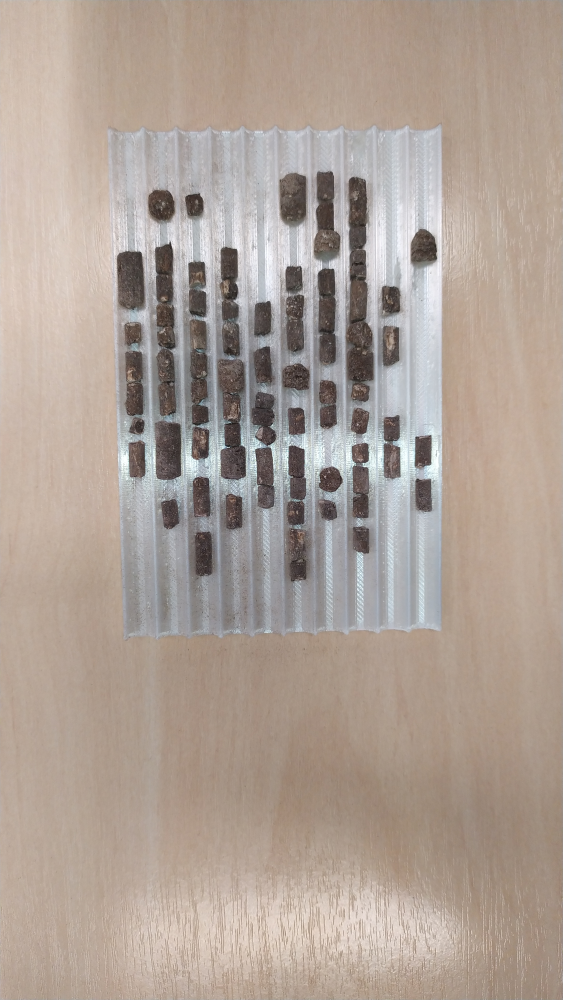
#> input picture peletes/img/2.jpg, 2250 x 4000 px (shown at 1/4 size)
$ python main.py   (older library calls are emulated)
#> lines starting #> are read from the running program, lines starting #| are printed output that depends on the picture
#> in main, neuromorphicImage is the input picture: shape (4000, 2250, 3); mean B, G, R 150.4, 160.2, 173.8
import os
import cv2
import sys
import struct
import copy
import numpy as np
from scipy import  signal
import matplotlib.pyplot as plt


class processPeletes:

    def avg(img, kernel=(5,5)):
        return cv2.blur(img, kernel)

    def median(img,kernelSize=3):
         return cv2.medianBlur(img, kernelSize)

    def sobel(img, flagGaussianFilter=False):
        #edge detection using sobel operator
        # converting to gray scale
#> called with flagGaussianFilter = False
        gray = cv2.cvtColor(img, cv2.COLOR_BGR2GRAY)
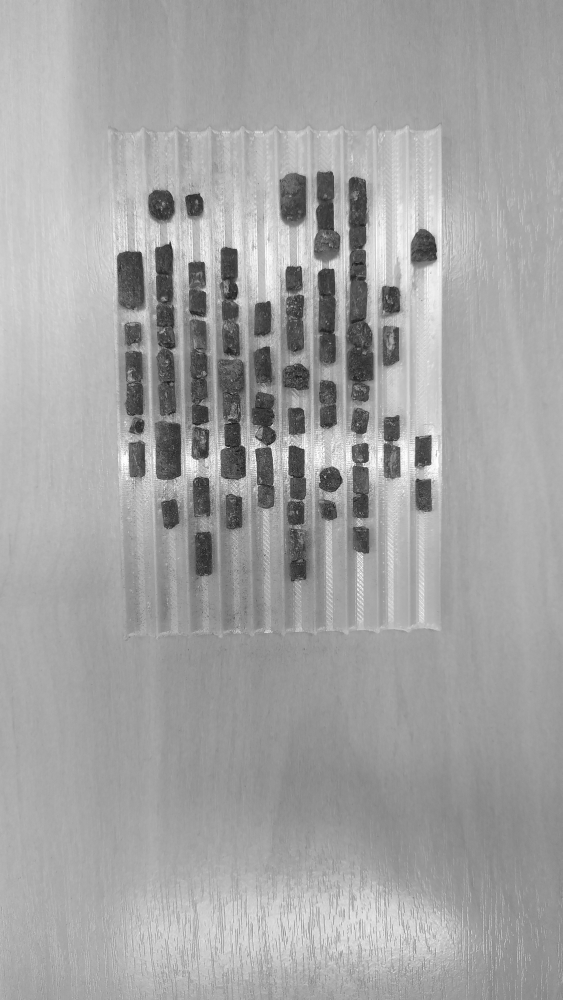
#> gray: shape (4000, 2250) (shown at 1/4 size); min 2, max 255, mean 163.1

        # remove noise
        if flagGaussianFilter:
            img = processPeletes.gaussian(img)

        # convolute with proper kernels
        #sobelx = cv2.Sobel(img,cv2.CV_64F,1,0,ksize=5)  # x
        sobely = cv2.Sobel(gray,cv2.CV_64F,0,1,ksize=3)  # y
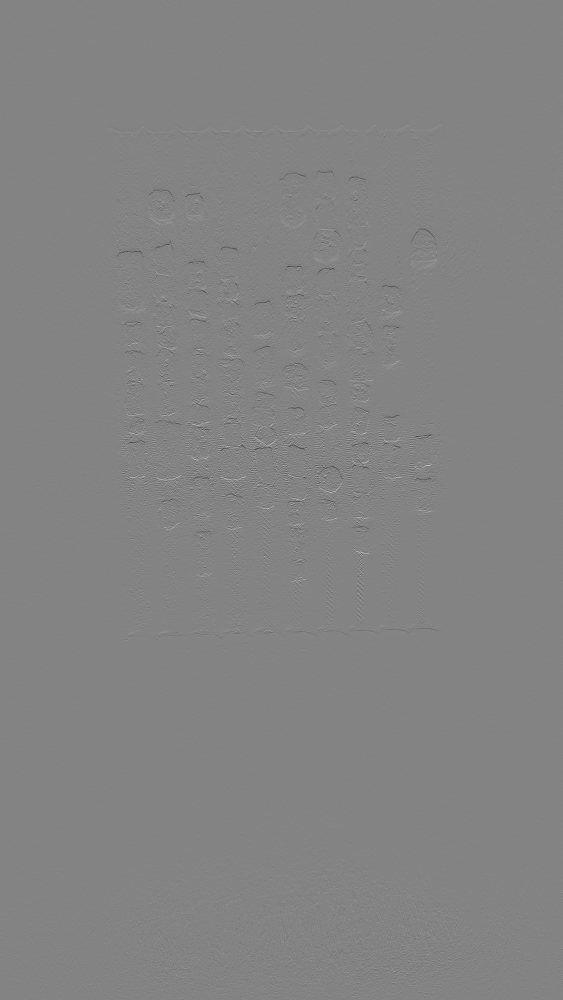
#> sobely: shape (4000, 2250) float64 (shown at 1/4 size); min -701, max 662, mean 0; drawn with min black and max white
        return sobely

    def laplacian(img, flagGaussianFilter=False):
        #edge detection using sobel operator
        # converting to gray scale
        #gray = cv2.cvtColor(img, cv2.COLOR_BGR2GRAY)

        # remove noise
        if flagGaussianFilter:
            img = processPeletes.gaussian(img)

        # convolute with proper kernels
        laplacian = cv2.Laplacian(img,cv2.CV_64F)
        return laplacian

    def gaussian(img):
        # remove noise
        img = cv2.GaussianBlur(img,(3,3),0)
        return img


    def main():
        neuromorphicImage = cv2.imread('img/2.jpg')

        deepCopy = copy.deepcopy(neuromorphicImage)
        img = deepCopy
        img = processPeletes.sobel(img)
        resized = cv2.resize(img, (int(img.shape[1] * 0.2),int(img.shape[0] * 0.2)), interpolation = cv2.INTER_AREA)
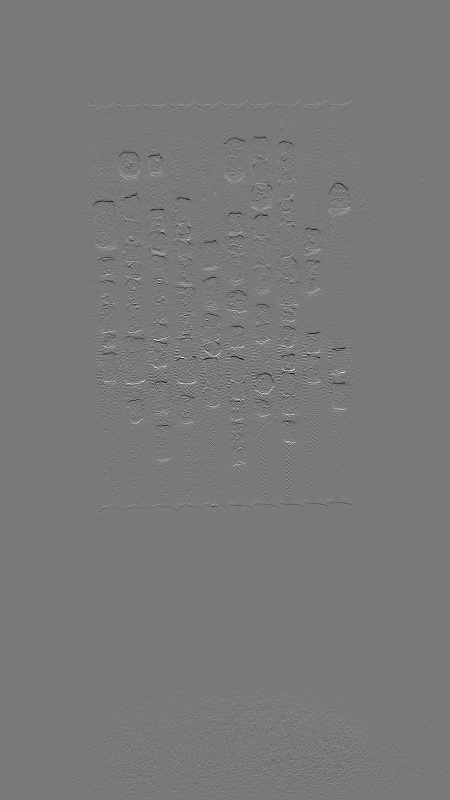
#> resized: shape (800, 450) float64; min -259.8, max 283.9, mean 0; drawn with min black and max white
        cv2.imshow('output',resized)
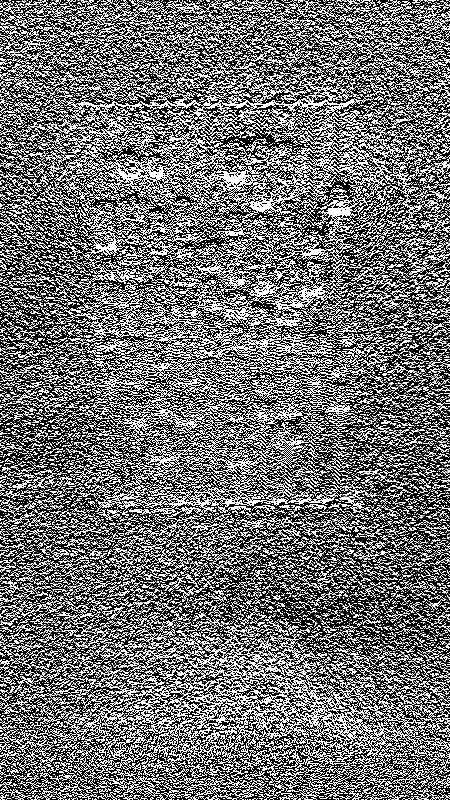
#> window 'output': shape (800, 450); min 0, max 255, mean 113.5
        cv2.waitKey(0)
        cv2.destroyAllWindows()


if __name__ == "__main__":
    processPeletes.main()

$ run again, with peletes/img/1.jpg copied over peletes/img/2.jpg
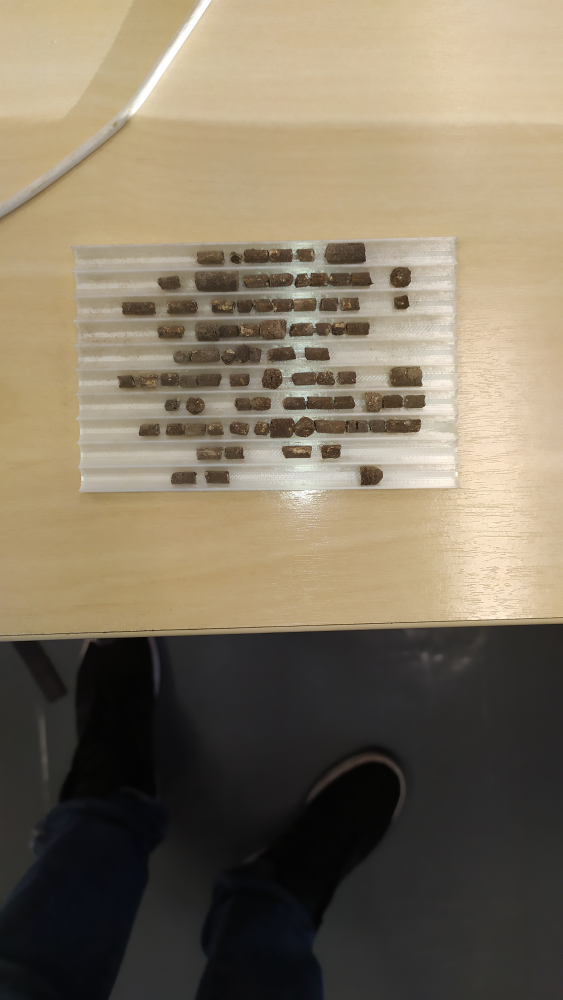
#> input picture peletes/img/1.jpg, 2250 x 4000 px (shown at 1/4 size)
#> in main, neuromorphicImage is the input picture: shape (4000, 2250, 3); mean B, G, R 97.4, 117.2, 128.8
#> in main, `resized = cv2.resize(img, (int(img.shape[1] * 0.2),int(img.shape[0] * ..`:
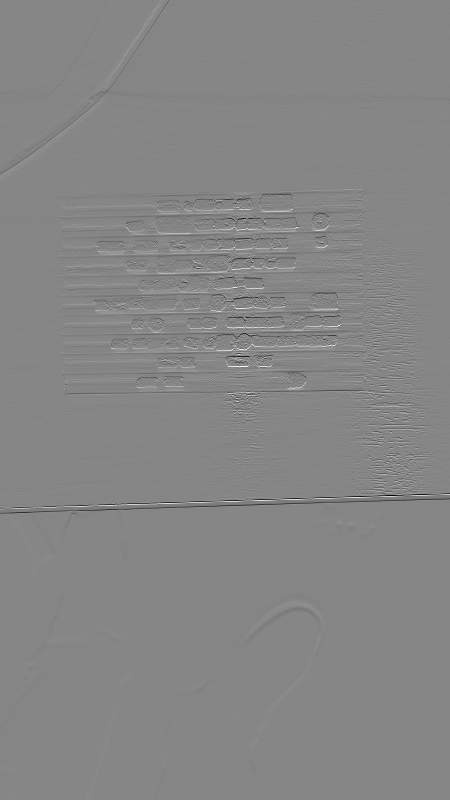
#> resized: shape (800, 450) float64; min -282, max 254.3, mean -0.3; drawn with min black and max white
#> in main, `cv2.imshow('output',resized)`:
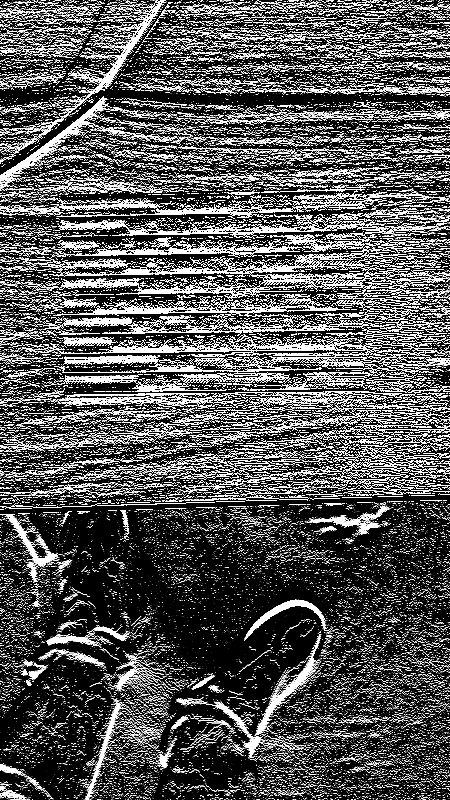
#> window 'output': shape (800, 450); min 0, max 255, mean 87.8

$ run again, with peletes/img/4.jpg copied over peletes/img/2.jpg
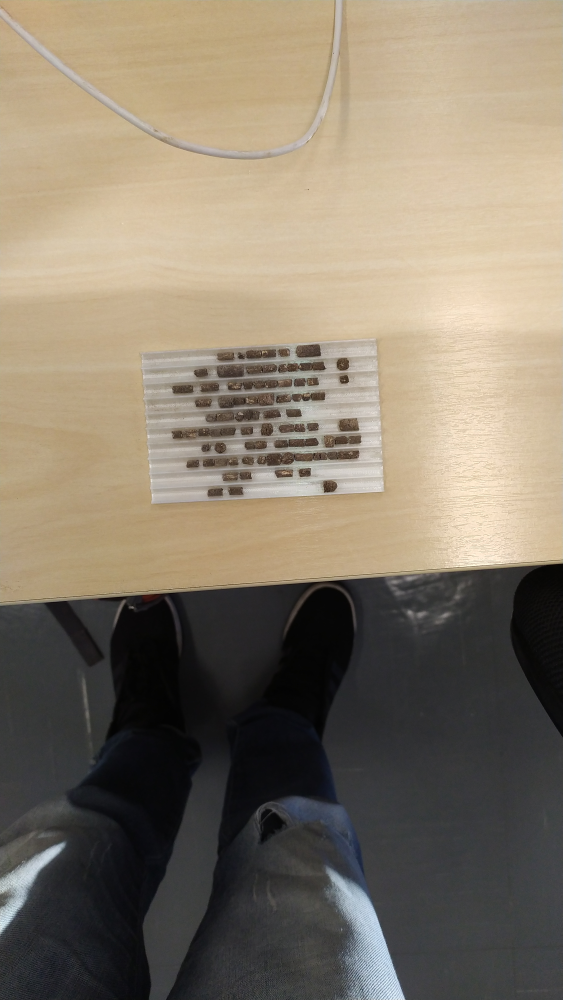
#> input picture peletes/img/4.jpg, 2250 x 4000 px (shown at 1/4 size)
#> in main, neuromorphicImage is the input picture: shape (4000, 2250, 3); mean B, G, R 106.7, 123.2, 133.9
#> in main, `resized = cv2.resize(img, (int(img.shape[1] * 0.2),int(img.shape[0] * ..`:
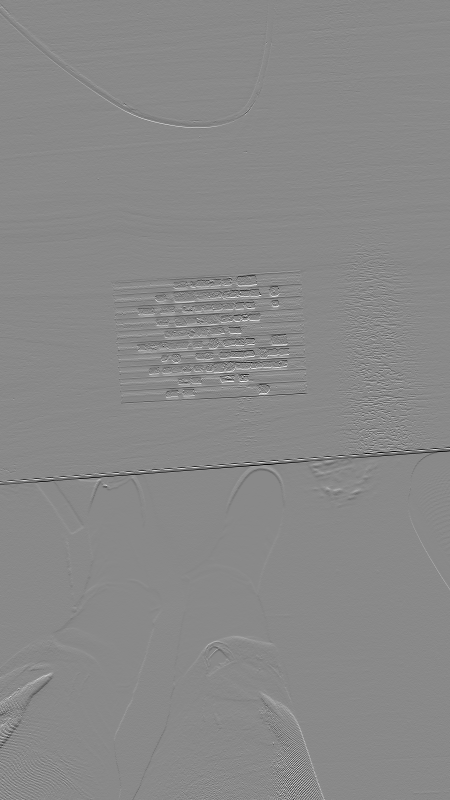
#> resized: shape (800, 450) float64; min -238.9, max 204.5, mean -0.2; drawn with min black and max white
#> in main, `cv2.imshow('output',resized)`:
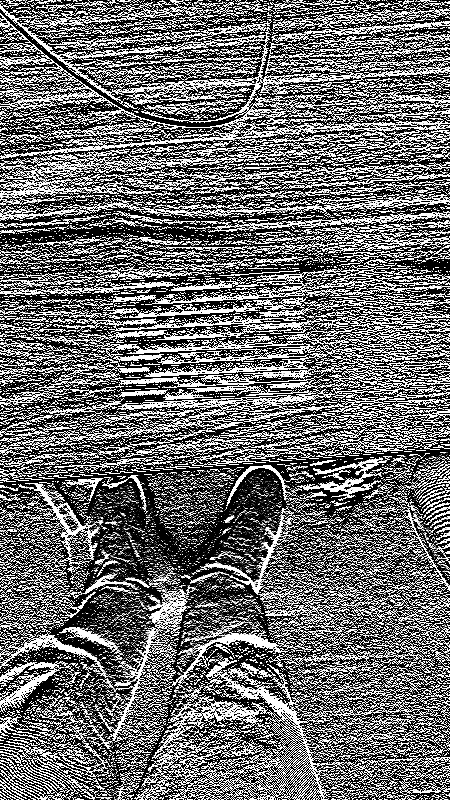
#> window 'output': shape (800, 450); min 0, max 255, mean 109.5
